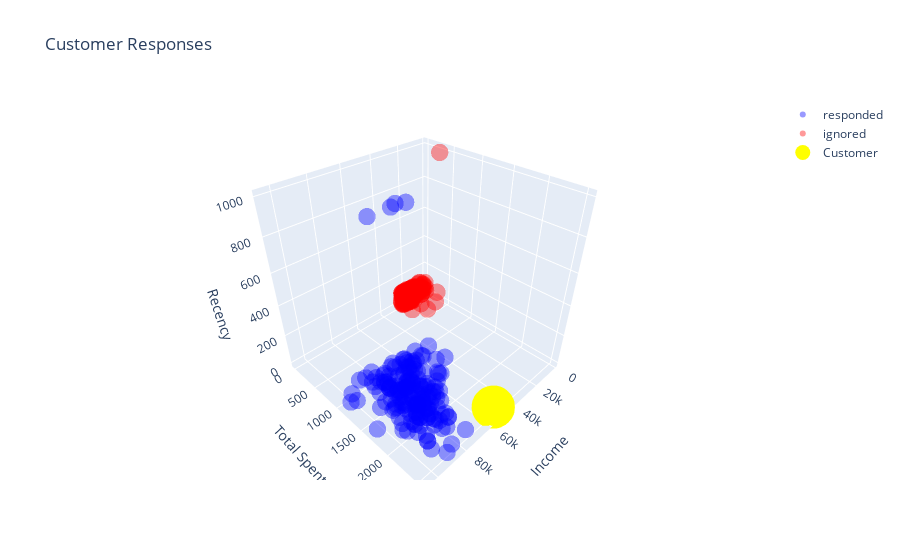

Notebook code for this chart:
### Code cell
make_cube(fake1)

### Figure 1 — Plotly figure (JSON) as saved in the notebook; plotly's stock layout.template omitted (floating-point values rounded to 4 significant figures; data arrays with more than 128 entries replaced by an {"elided": "..."} marker saying what was removed)
{"data": [{"hoverinfo": "text", "hovertemplate": "<b>Income: $%{x:.0f}K</b><br><b>Total Spent: $%{y:.0f}</b><br><b>Recency: %{z:.0f}</b><br>%{text}", "marker": {"color": "blue", "opacity": 0.4, "size": 6}, "mode": "markers", "name": "responded", "text": {"elided": "170 str values"}, "type": "scatter3d", "x": {"elided": "170 int values"}, "y": {"elided": "170 int values"}, "z": {"elided": "170 int values"}}, {"hoverinfo": "text", "hovertemplate": "<b>Income: $%{x:.0f}K</b><br><b>Total Spent: $%{y:.0f}</b><br><b>Recency: %{z:.0f}</b><br>%{text}", "marker": {"color": "red", "opacity": 0.4, "size": 6}, "mode": "markers", "name": "ignored", "text": {"elided": "215 str values"}, "type": "scatter3d", "x": {"elided": "215 int values"}, "y": {"elided": "215 int values"}, "z": {"elided": "215 int values"}}, {"hoverinfo": "text", "hovertemplate": "<b>Income: $%{x:.0f}K</b><br><b>Total Spent: $%{y:.0f}</b><br><b>Recency: %{z:.0f}</b><br>%{text}", "marker": {"color": "yellow", "size": 15}, "mode": "markers", "name": "Customer", "text": ["('Marital Status: Married', '<br>Education: PhD', '<br>Yrs_Customer: 5', '<br>Age: 45', '<br>Kid Home: 1', '<br>Teen Home: 0')"], "type": "scatter3d", "x": [55000], "y": [2500], "z": [45]}], "layout": {"autosize": true, "scene": {"aspectmode": "auto", "aspectratio": {"x": 1, "y": 1, "z": 1}, "xaxis": {"title": {"text": "Income"}, "type": "linear"}, "yaxis": {"title": {"text": "Total Spent"}, "type": "linear"}, "zaxis": {"title": {"text": "Recency"}, "type": "linear"}}, "showlegend": true, "title": {"text": "Customer Responses"}}}
